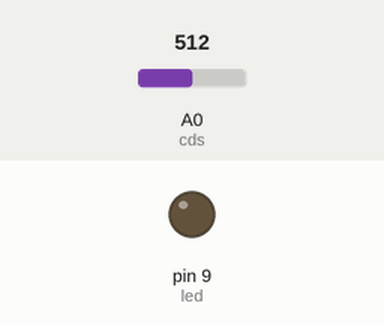
This sketch was run on a simulated Arduino Uno, built with avr-gcc and run on an emulated ATmega328P. Parts: output pins drawn as LEDs (lit = HIGH). The inputs (shaded band) are chosen by the test bench; at power-on: A0 (cds) = 512.

Above: at 1.2 s.
1.3 s: A0 (cds) set to 211
2.8 s: A0 (cds) set to 191
At 4.0 s:
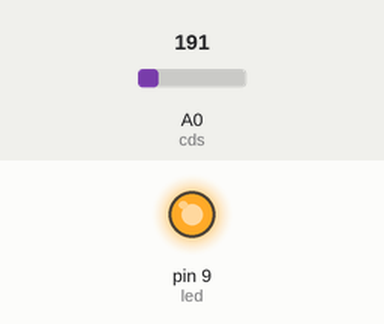
4.3 s: A0 (cds) set to 210
At 5.4 s:
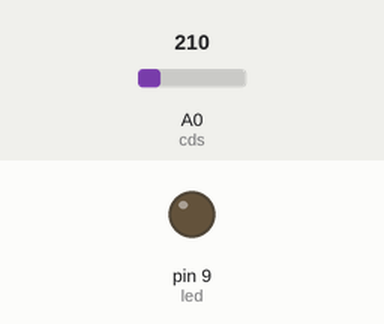
5.8 s: A0 (cds) set to 190
At 6.5 s:
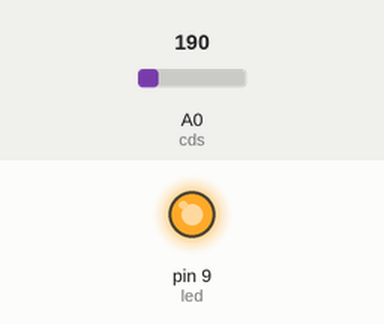
Timing chart, 0 to 8.3 s (numbered marks = the images above; inputs shaded):
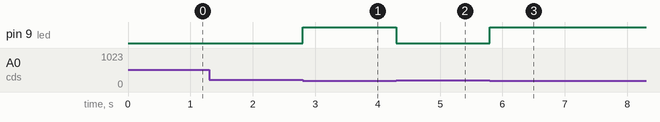

The sketch:

analog_input.ino
```cpp
int cds = A0;
int led = 9;

void setup() {
  // put your setup code here, to run once:
  pinMode(cds, INPUT);
  pinMode(led, OUTPUT);

}

void loop() {
  // put your main code here, to run repeatedly:
  int light = analogRead(cds);
  if (light < 200) digitalWrite(led, HIGH);
  else digitalWrite(led, LOW);

}
```

Measured:
- the behaviour switches between 200 and 199 on A0 (cds) (found by bisection; images 0 and 1)
- after the input at 1.3 s, every drawn part: stays the same
- after the input at 2.8 s, pin 9 (led): LOW → HIGH at once
- after the input at 4.3 s, pin 9 (led): HIGH → LOW at once
- after the input at 5.8 s, pin 9 (led): LOW → HIGH at once
